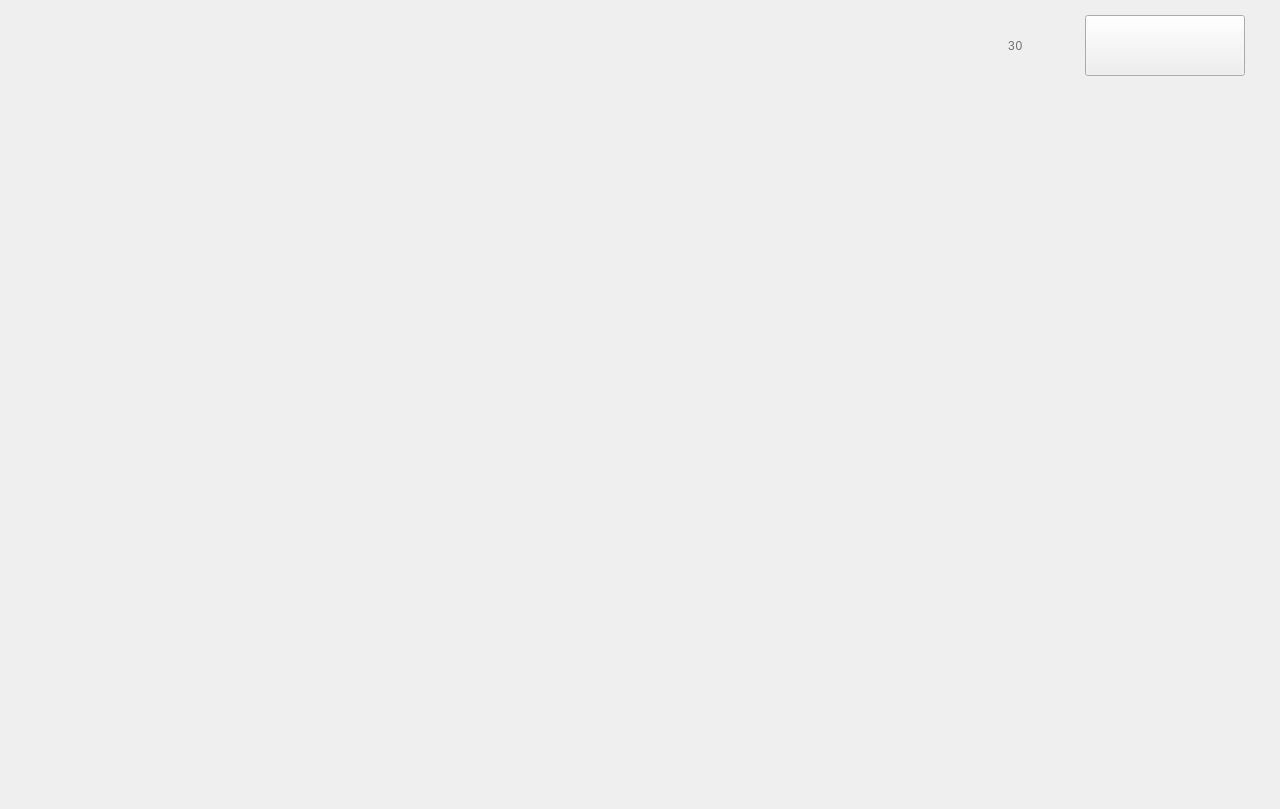
<?xml version="1.0" encoding="UTF-8"?>
<ui version="4.0">
 <class>RegisterLost</class>
 <widget class="QWidget" name="RegisterLost">
  <property name="geometry">
   <rect>
    <x>0</x>
    <y>0</y>
    <width>1280</width>
    <height>809</height>
   </rect>
  </property>
  <property name="minimumSize">
   <size>
    <width>1280</width>
    <height>790</height>
   </size>
  </property>
  <property name="maximumSize">
   <size>
    <width>1280</width>
    <height>809</height>
   </size>
  </property>
  <property name="windowTitle">
   <string>Form</string>
  </property>
  <layout class="QHBoxLayout" name="horizontalLayout_2">
   <item>
    <spacer name="horizontalSpacer_2">
     <property name="orientation">
      <enum>Qt::Horizontal</enum>
     </property>
     <property name="sizeType">
      <enum>QSizePolicy::Fixed</enum>
     </property>
     <property name="sizeHint" stdset="0">
      <size>
       <width>20</width>
       <height>20</height>
      </size>
     </property>
    </spacer>
   </item>
   <item>
    <layout class="QVBoxLayout" name="verticalLayout_2" stretch="0,1,0">
     <property name="spacing">
      <number>0</number>
     </property>
     <item>
      <spacer name="verticalSpacer_3">
       <property name="orientation">
        <enum>Qt::Vertical</enum>
       </property>
       <property name="sizeType">
        <enum>QSizePolicy::Fixed</enum>
       </property>
       <property name="sizeHint" stdset="0">
        <size>
         <width>20</width>
         <height>40</height>
        </size>
       </property>
      </spacer>
     </item>
     <item>
      <widget class="QStackedWidget" name="stackedWidget">
       <property name="minimumSize">
        <size>
         <width>842</width>
         <height>485</height>
        </size>
       </property>
       <property name="maximumSize">
        <size>
         <width>900</width>
         <height>800</height>
        </size>
       </property>
       <property name="styleSheet">
        <string notr="true">#stackedWidget{border-image: url(:/Image/Bkgrnd.png);}</string>
       </property>
      </widget>
     </item>
     <item>
      <spacer name="verticalSpacer_4">
       <property name="orientation">
        <enum>Qt::Vertical</enum>
       </property>
       <property name="sizeType">
        <enum>QSizePolicy::Fixed</enum>
       </property>
       <property name="sizeHint" stdset="0">
        <size>
         <width>20</width>
         <height>40</height>
        </size>
       </property>
      </spacer>
     </item>
    </layout>
   </item>
   <item>
    <layout class="QVBoxLayout" name="verticalLayout">
     <property name="spacing">
      <number>0</number>
     </property>
     <item>
      <layout class="QHBoxLayout" name="horizontalLayout">
       <property name="spacing">
        <number>0</number>
       </property>
       <item>
        <widget class="QLabel" name="label_Waitcursor">
         <property name="minimumSize">
          <size>
           <width>63</width>
           <height>61</height>
          </size>
         </property>
         <property name="maximumSize">
          <size>
           <width>63</width>
           <height>61</height>
          </size>
         </property>
         <property name="styleSheet">
          <string notr="true">border-image: url(:/Image/Countdown.png);
font: 57 42pt &quot;思源黑体 CN Medium&quot;;
</string>
         </property>
         <property name="text">
          <string/>
         </property>
        </widget>
       </item>
       <item>
        <widget class="QLabel" name="label_CountDown">
         <property name="minimumSize">
          <size>
           <width>64</width>
           <height>70</height>
          </size>
         </property>
         <property name="styleSheet">
          <string notr="true">font-weight: normal;
line-height: 49px;
letter-spacing: 1px;
color: #707070;
font:42px &quot;思源黑体 CN Medium&quot;;</string>
         </property>
         <property name="text">
          <string>30</string>
         </property>
        </widget>
       </item>
       <item>
        <widget class="QPushButton" name="pushButton_MainPage">
         <property name="minimumSize">
          <size>
           <width>160</width>
           <height>61</height>
          </size>
         </property>
         <property name="maximumSize">
          <size>
           <width>128</width>
           <height>61</height>
          </size>
         </property>
         <property name="styleSheet">
          <string notr="true">image: url(:/Image/Homepage.png);
image-position: left;
padding-left: 2px;
text-align: right;
padding-right: 2px;
font-size: 12px;
font: 28pt &quot;Microsoft YaHei UI&quot;;
color: rgb(0, 0, 0);</string>
         </property>
         <property name="text">
          <string/>
         </property>
        </widget>
       </item>
      </layout>
     </item>
     <item>
      <widget class="QLabel" name="label_step">
       <property name="minimumSize">
        <size>
         <width>300</width>
         <height>179</height>
        </size>
       </property>
       <property name="maximumSize">
        <size>
         <width>300</width>
         <height>179</height>
        </size>
       </property>
       <property name="styleSheet">
        <string notr="true">border-image: url(:/Image/Registerlost1.png);</string>
       </property>
       <property name="text">
        <string/>
       </property>
      </widget>
     </item>
     <item>
      <spacer name="verticalSpacer_2">
       <property name="orientation">
        <enum>Qt::Vertical</enum>
       </property>
       <property name="sizeHint" stdset="0">
        <size>
         <width>20</width>
         <height>378</height>
        </size>
       </property>
      </spacer>
     </item>
    </layout>
   </item>
   <item>
    <spacer name="horizontalSpacer">
     <property name="orientation">
      <enum>Qt::Horizontal</enum>
     </property>
     <property name="sizeType">
      <enum>QSizePolicy::Fixed</enum>
     </property>
     <property name="sizeHint" stdset="0">
      <size>
       <width>20</width>
       <height>20</height>
      </size>
     </property>
    </spacer>
   </item>
  </layout>
 </widget>
 <resources/>
 <connections/>
</ui>
